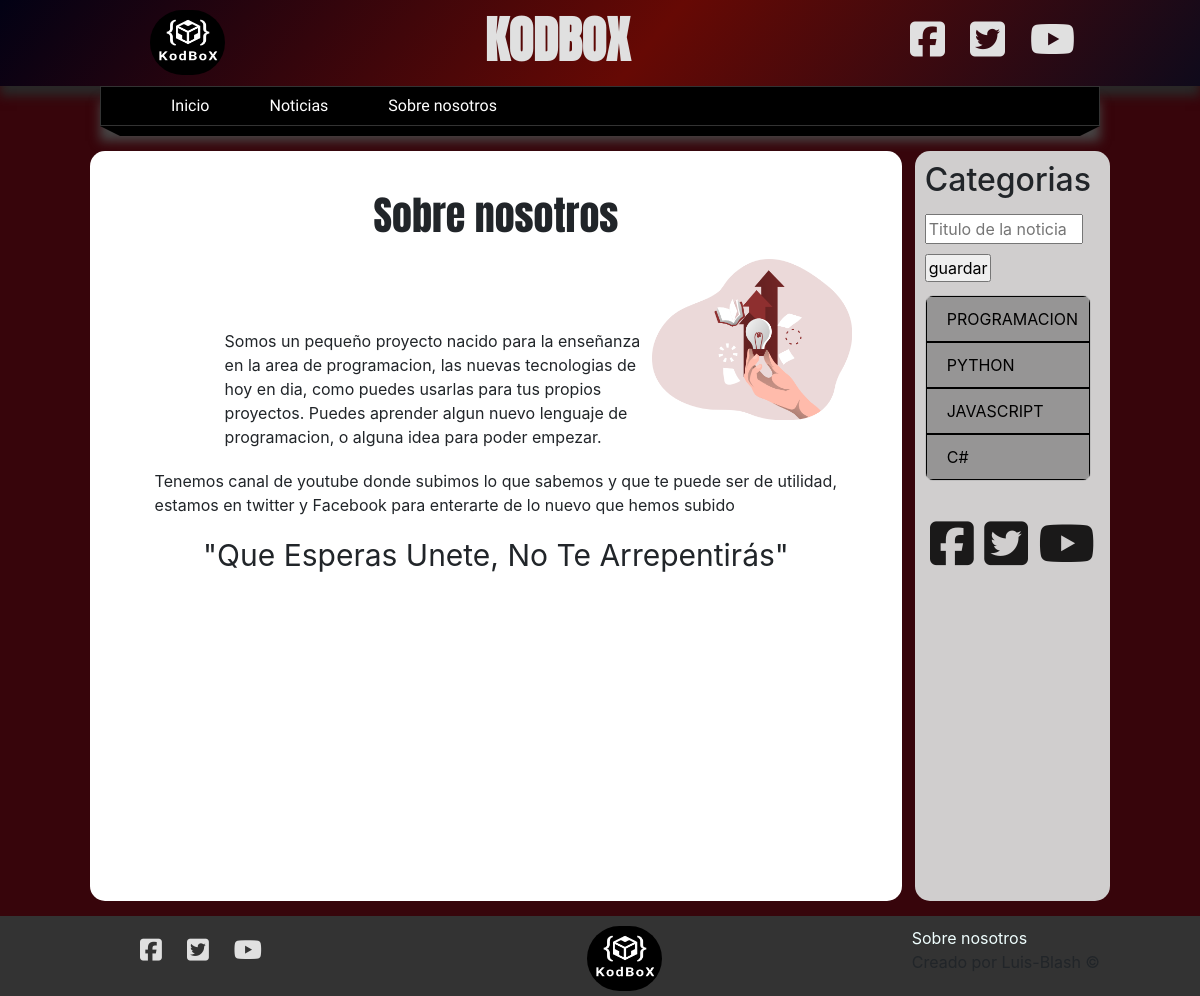
Screenshot of /sobre-nosotros/ with the database file from the repository.
### blog/models.py (models this page shows, shortened)
class Categoria(models.Model):
    nombre = models.CharField(max_length=100, verbose_name="nombre")
    descripcion = models.CharField(max_length=255,verbose_name="Descripcion")
    creado_el = models.DateTimeField(auto_now_add=True, verbose_name="Creado el")
    class Meta:
        verbose_name = "Categoria"
        verbose_name_plural = "Categorias"

### mainapp/views.py (the view)
# urls.py: path('sobre-nosotros/', views.sobre_nosotros, name="sobre nosotros")
def sobre_nosotros(request):
    return render(request, "pages/sobre-nosotros.html",{
        "title":"Sobre nosotros"
    })

### blog/processor.py (called while the page is built)
def get_categorias(request):
    categorias_uso= Noticias.objects.filter(publico=True).values_list("categorias", flat=True)
    categorias = Categoria.objects.filter(id__in=categorias_uso).values_list("id","nombre")
    return {
        "categorias": categorias,
        "id": categorias_uso
    }

### mainapp/templates/pages/sobre-nosotros.html (shortened to what this page needs)
{% extends 'layouts/layout.html'%}
{% block news %}
{% load static %}
<div class="sobre-nosotros">
    <h1>{{ title }}</h1>
    <div>
        <img src="{% static 'img/innovation.png'%}" alt="Inovacion">
        <div>
            <p>
                Somos un pequeño proyecto nacido para la enseñanza en la area de programacion, las
                nuevas
                tecnologias de hoy en dia,
                como puedes usarlas para tus propios proyectos. Puedes aprender algun nuevo lenguaje de
                programacion, o alguna idea
                para poder empezar.
            </p>
        </div>
    </div>
    <div class="texto">
        <p>
            Tenemos canal de youtube donde subimos lo que sabemos y que te puede ser de utilidad,
            estamos en
            twitter y Facebook
            para enterarte de lo nuevo que hemos subido
        </p>
    </div>
    <p>
        "Que esperas unete, no te arrepentirás"
    </p>
</div>
{% endblock %}

### blog/templates/categorias/menu_categorias.html
<ul class="menu-categorias">
{% for categoria in categorias %}
    <li><a href="{% url 'categoria' categoria.0 %}">{{categoria.1|upper}}</a> </li>
{% endfor%}
</ul>

### mainapp/static/css/style.css (style rules this page uses)
html { box-sizing: border-box; }
*, *:before, *:after { box-sizing: inherit; }
body { background-color: #37050b; }
ul { list-style: none; }
.inicio, .sobre-nosotros { width: 90%; height: 450px; margin: 0 auto; margin-top: 30px; }
.inicio>h1, .sobre-nosotros>h1 { text-align: center; font-family: "Anton", sans-serif; margin-bottom: 20px; }
.sobre-nosotros>div>img { width: 200px; float: right; }
.sobre-nosotros>div>div { padding-top: 70px; padding-left: 85px; }
.sobre-nosotros>div.texto { margin-top: 20px; padding: 0 15px; }
.sobre-nosotros>p { text-transform: uppercase; text-align: center; font-size: 30px; text-transform: capitalize; }
ul.menu-categorias { border: 1px solid #bebdbd; border-radius: 8px; padding: 0; width: 95%; max-height: calc(35%); overflow-y: scroll; }
ul.menu-categorias>li { border: 1px solid #000000; padding: 10px 20px; background-color: #969595; transition: all 300ms ease; }
ul.menu-categorias>li>a { color: #000000; text-decoration: none; transition: all 300ms ease; }

### rows the page displays
Categoria: nombre "PROGRAMACION"
Categoria: nombre "PYTHON"
Categoria: nombre "JAVASCRIPT"
Categoria: nombre "C#"

### other values shown
{{ title }} "Sobre nosotros"
